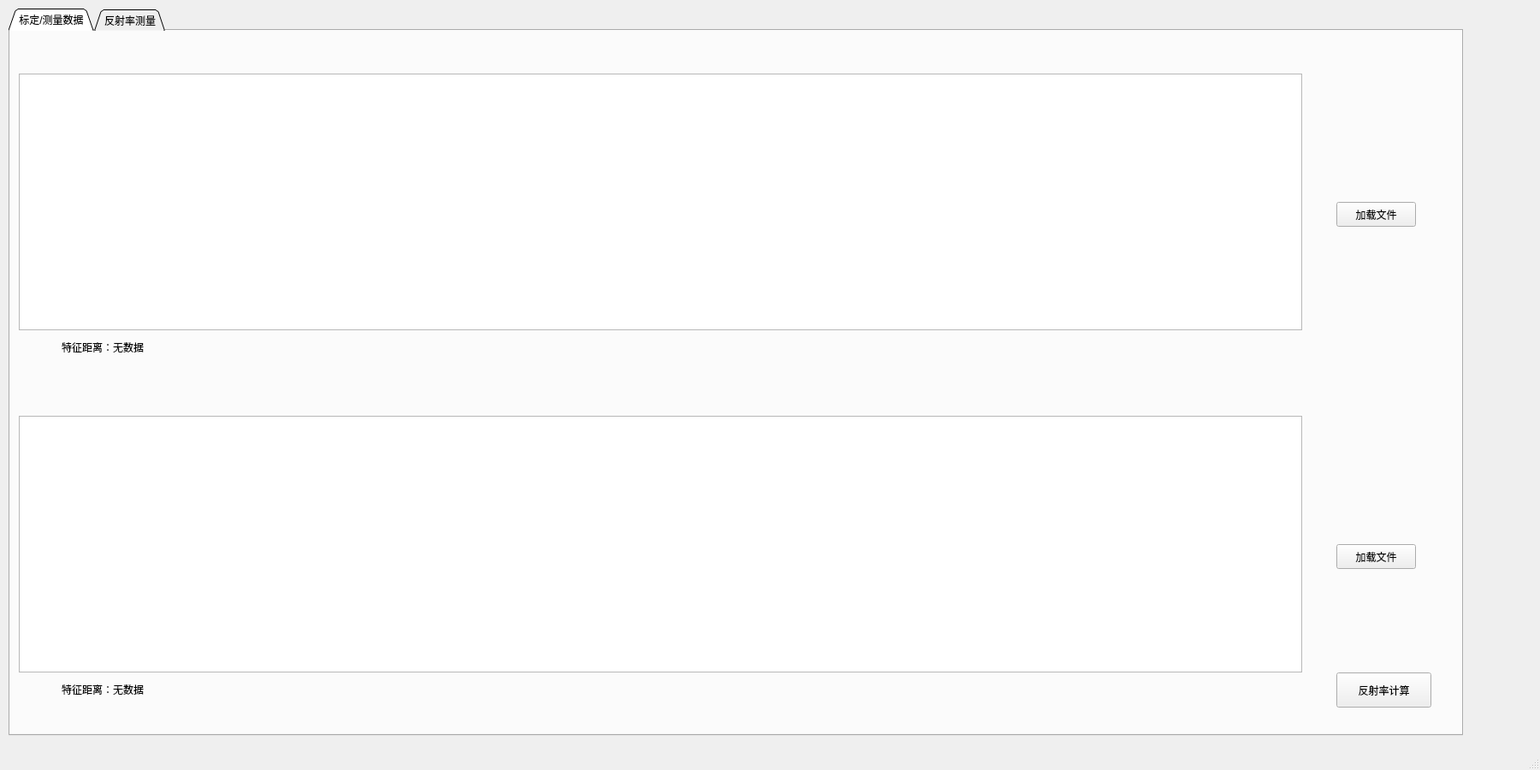
<?xml version="1.0" encoding="UTF-8"?>
<ui version="4.0">
 <class>MainWindow</class>
 <widget class="QMainWindow" name="MainWindow">
  <property name="geometry">
   <rect>
    <x>0</x>
    <y>0</y>
    <width>1800</width>
    <height>900</height>
   </rect>
  </property>
  <property name="windowTitle">
   <string>MainWindow</string>
  </property>
  <widget class="QWidget" name="centralwidget">
   <widget class="QTabWidget" name="tabWidget">
    <property name="geometry">
     <rect>
      <x>10</x>
      <y>10</y>
      <width>1700</width>
      <height>850</height>
     </rect>
    </property>
    <property name="tabShape">
     <enum>QTabWidget::Triangular</enum>
    </property>
    <property name="currentIndex">
     <number>0</number>
    </property>
    <widget class="QWidget" name="tab_2">
     <attribute name="title">
      <string>标定/测量数据</string>
     </attribute>
     <widget class="QChartView" name="waveGraphicsView_2">
      <property name="geometry">
       <rect>
        <x>10</x>
        <y>450</y>
        <width>1500</width>
        <height>300</height>
       </rect>
      </property>
     </widget>
     <widget class="QPushButton" name="readDataButton">
      <property name="geometry">
       <rect>
        <x>1550</x>
        <y>200</y>
        <width>93</width>
        <height>29</height>
       </rect>
      </property>
      <property name="text">
       <string>加载文件</string>
      </property>
     </widget>
     <widget class="QPushButton" name="readDataButton_2">
      <property name="geometry">
       <rect>
        <x>1550</x>
        <y>600</y>
        <width>93</width>
        <height>29</height>
       </rect>
      </property>
      <property name="text">
       <string>加载文件</string>
      </property>
     </widget>
     <widget class="QChartView" name="waveGraphicsView">
      <property name="geometry">
       <rect>
        <x>10</x>
        <y>50</y>
        <width>1500</width>
        <height>300</height>
       </rect>
      </property>
     </widget>
     <widget class="QPushButton" name="pushButton">
      <property name="geometry">
       <rect>
        <x>1550</x>
        <y>750</y>
        <width>111</width>
        <height>41</height>
       </rect>
      </property>
      <property name="text">
       <string>反射率计算</string>
      </property>
     </widget>
     <widget class="QLabel" name="label">
      <property name="geometry">
       <rect>
        <x>60</x>
        <y>360</y>
        <width>190</width>
        <height>20</height>
       </rect>
      </property>
      <property name="text">
       <string>特征距离：无数据</string>
      </property>
     </widget>
     <widget class="QLabel" name="label_2">
      <property name="geometry">
       <rect>
        <x>60</x>
        <y>760</y>
        <width>190</width>
        <height>20</height>
       </rect>
      </property>
      <property name="text">
       <string>特征距离：无数据</string>
      </property>
     </widget>
    </widget>
    <widget class="QWidget" name="tab">
     <attribute name="title">
      <string>反射率测量</string>
     </attribute>
     <widget class="QScrollArea" name="myarea">
      <property name="geometry">
       <rect>
        <x>10</x>
        <y>20</y>
        <width>1600</width>
        <height>700</height>
       </rect>
      </property>
      <property name="widgetResizable">
       <bool>true</bool>
      </property>
      <widget class="QWidget" name="area">
       <property name="geometry">
        <rect>
         <x>0</x>
         <y>0</y>
         <width>1598</width>
         <height>698</height>
        </rect>
       </property>
      </widget>
     </widget>
     <widget class="QPushButton" name="btn_print">
      <property name="geometry">
       <rect>
        <x>740</x>
        <y>750</y>
        <width>93</width>
        <height>29</height>
       </rect>
      </property>
      <property name="text">
       <string>打印窗口</string>
      </property>
     </widget>
     <widget class="QPushButton" name="printdata">
      <property name="geometry">
       <rect>
        <x>850</x>
        <y>750</y>
        <width>93</width>
        <height>29</height>
       </rect>
      </property>
      <property name="text">
       <string>打印数据</string>
      </property>
     </widget>
    </widget>
   </widget>
  </widget>
  <widget class="QMenuBar" name="menubar">
   <property name="geometry">
    <rect>
     <x>0</x>
     <y>0</y>
     <width>1800</width>
     <height>25</height>
    </rect>
   </property>
  </widget>
  <widget class="QStatusBar" name="statusbar"/>
 </widget>
 <customwidgets>
  <customwidget>
   <class>QChartView</class>
   <extends>QGraphicsView</extends>
   <header>qchartview.h</header>
  </customwidget>
 </customwidgets>
 <resources/>
 <connections/>
</ui>
